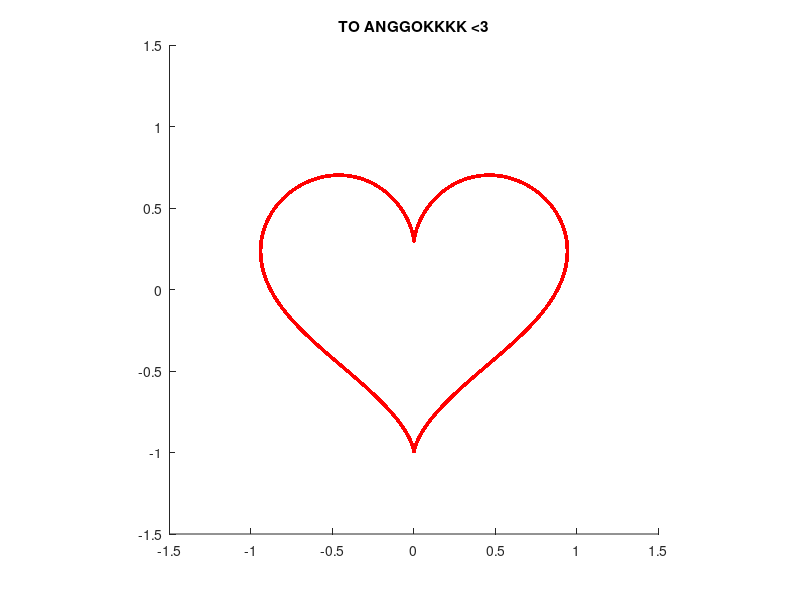

This figure's MATLAB source:
% Inisialisasi grafik
figure;
axis equal;
hold on;
xlim([-1.5 1.5]);
ylim([-1.5 1.5]);
title ('TO ANGGOKKKK <3');

% Persamaan parametris untuk bentuk hati
t = linspace(0, 2*pi, 1000);
x = 16 * sin(t).^3 / 17;
y = (13 * cos(t) - 5 * cos(2*t) - 2 * cos(3*t) - cos(4*t)) / 17;

% Membuat animasi
for i = 1:length(t)
    plot(x(1:i), y(1:i), 'r', 'LineWidth', 2); % Plot garis hati
    pause(0.01); % Jeda waktu untuk animasi
end

hold off;

